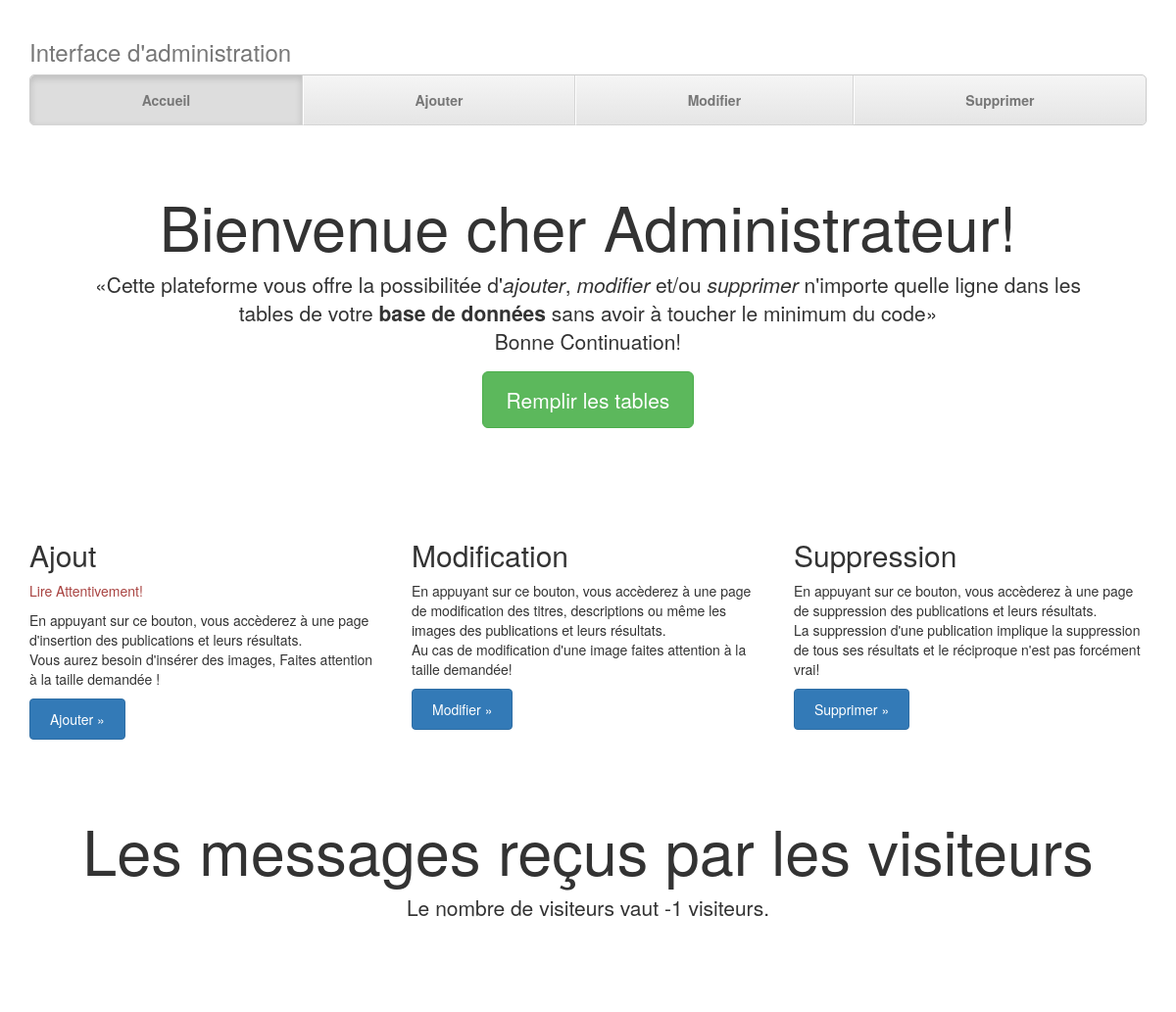
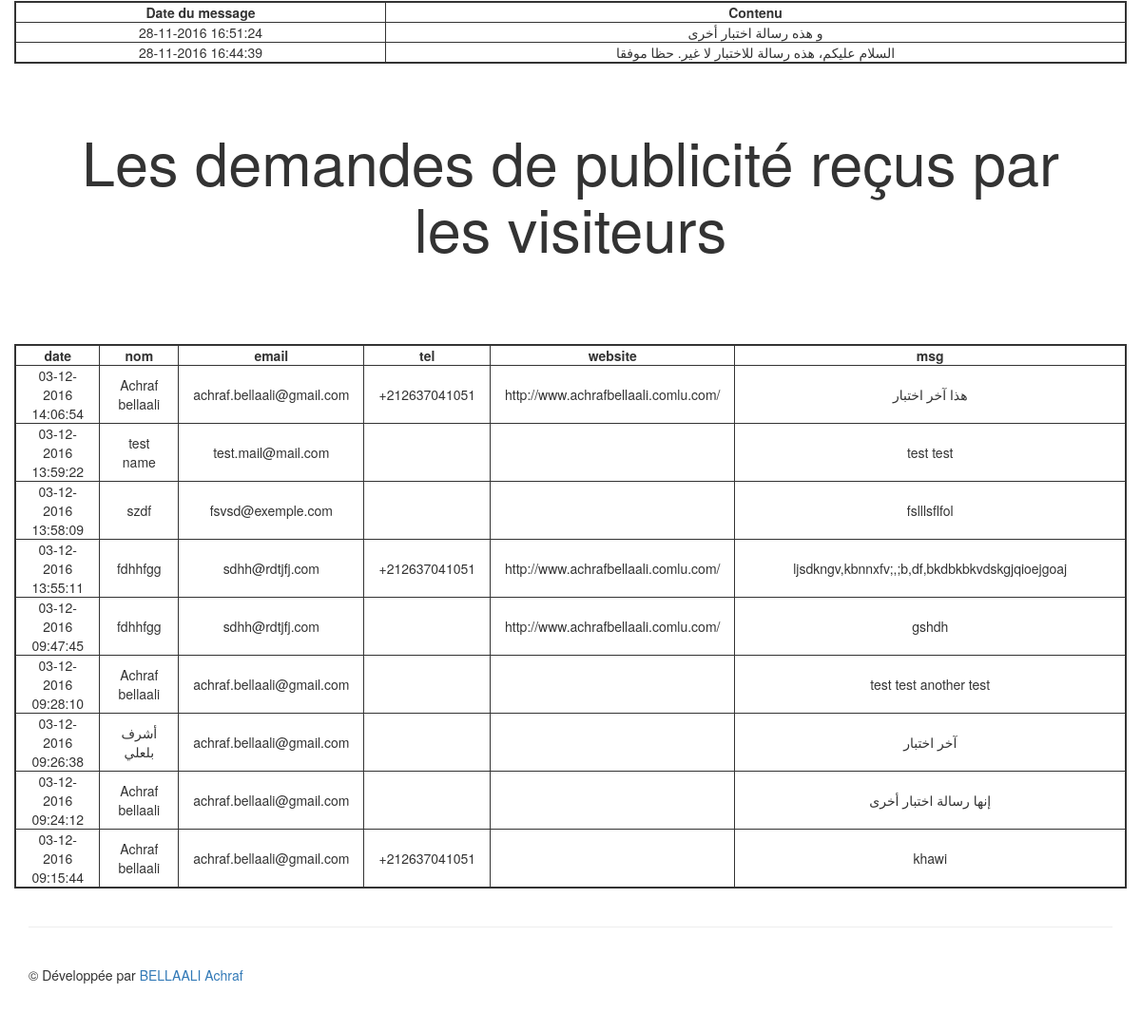
Page /ADMIN/index.php on the committed database (2 pictures, top to bottom).
### tables this page shows
CREATE TABLE `message` (
  `id_message` int(11) NOT NULL,
  `contenu_message` text NOT NULL,
  `date_message` datetime NOT NULL
);

CREATE TABLE `publicitaire` (
  `id_publicitaire` int(11) NOT NULL,
  `nom_publicitaire` text NOT NULL,
  `email_publicitaire` text NOT NULL,
  `tel_publicitaire` text NOT NULL,
  `website_publicitaire` text NOT NULL,
  `msg_publicitaire` text NOT NULL,
  `date_publicitaire` datetime NOT NULL
);

### CONTROLEUR/lecture_donnees.php (the view)
<?php
function bye_XSS($value)
{
    echo nl2br(htmlspecialchars($value));
}
?>

### ADMIN/index.php (shortened to what this page needs)
<?php include "../CONTROLEUR/database_connexion.php"; ?>
<?php include "../CONTROLEUR/lecture_donnees.php"; ?>
<?php
$requete = 'SELECT id_message, contenu_message, DATE_FORMAT(date_message, \'%d-%m-%Y %H:%i:%s\') AS date_message_fr FROM message ORDER BY id_message DESC';
$reponse = $db->query($requete);
?>
<!DOCTYPE html>
<html lang="fr">
<head>
    <link rel="stylesheet" type="text/css" href="../css/admin_style.css">
    <link href="../css/bootstrap.css" rel="stylesheet">
    <link href="../css/ie10-viewport-bug-workaround.css" rel="stylesheet">
    <link href="../css/justified-nav.css" rel="stylesheet">
</head>
<body>
<div class="container">
    <div class="masthead">
        <h3 class="text-muted">Interface d'administration</h3>
        <nav>
            <ul class="nav nav-justified">
                <li class="active"><a href="index.php">Accueil</a></li>
                <li><a href="ajouter.php">Ajouter</a></li>
                <li><a href="modifier.php">Modifier</a></li>
                <li><a href="supprimer.php">Supprimer</a></li>
            </ul>
        </nav>
    </div>
    <div class="jumbotron">
        <h1>Bienvenue cher Administrateur!</h1>
        <p class="lead">&laquo;Cette plateforme vous offre la possibilitée d'<em>ajouter</em>, <em>modifier</em> et/ou
            <em>supprimer</em> n'importe quelle ligne dans les tables de votre <strong>base de données</strong> sans
            avoir à toucher le minimum du code&raquo;<br/>Bonne Continuation!</p>
        <p><a class="btn btn-lg btn-success" href="ajouter.php" role="button">Remplir les tables</a></p>
    </div>
    <div class="row">
        <div class="col-lg-4">
            <h2>Ajout</h2>
            <p class="text-danger">Lire Attentivement!</p>
            <p>En appuyant sur ce bouton, vous accèderez à une page d'insertion des publications et leurs
                résultats.<br/>Vous aurez besoin d'insérer des images, Faites attention à la taille demandée !</p>
            <p><a class="btn btn-primary" href="ajouter.php" role="button">Ajouter &raquo;</a></p>
        </div>
        <div class="col-lg-4">
            <h2>Modification</h2>
            <p>En appuyant sur ce bouton, vous accèderez à une page de modification des titres, descriptions ou même les
                images des publications et leurs résultats.<br/>Au cas de modification d'une image faites attention à la
                taille demandée!</p>
            <p><a class="btn btn-primary" href="modifier.php" role="button">Modifier &raquo;</a></p>
        </div>
        <div class="col-lg-4">
            <h2>Suppression</h2>
            <p>En appuyant sur ce bouton, vous accèderez à une page de suppression des publications et leurs
                résultats.<br/>La suppression d'une publication implique la suppression de tous ses résultats et le
                réciproque n'est pas forcément vrai!</p>
            <p><a class="btn btn-primary" href="supprimer.php" role="button">Supprimer &raquo;</a></p>
        </div>
    </div>
    <div class="row">
        <div class="jumbotron">
            <h1>Les messages reçus par les visiteurs</h1>
            <p class="lead">Le nombre de visiteurs vaut <?php
                $monfichier = fopen('../CONTROLEUR/compteur.cpt', 'r+');
                $ligne = fgets($monfichier);
                echo($ligne - 1);
                ?> visiteurs.</p>
        </div>
    </div>
    <table id="divmsg" class="row">
        <tr class="row">
            <th class="col-lg-offset-2 col-lg-3 col-xs-2" style="text-align:center;">Date du message</th>
            <th class="col-lg-5 col-xs-10" style="text-align:center;">Contenu</th>
        </tr>
        <?php
        while ($donnees = $reponse->fetch()) {
            ?>
            <tr class="row">
                <td class="col-lg-4 col-xs-2"><?php bye_XSS($donnees['date_message_fr']); ?></td>
                <td class="col-lg-8 col-xs-10"><?php bye_XSS($donnees['contenu_message']); ?></td>
            </tr>
            <?php
        }
        ?>
    </table>
    <div class="row">
        <div class="jumbotron">
            <h1>Les demandes de publicité reçus par les visiteurs</h1>
        </div>
    </div>
    <table class="row">
        <tr class="row">
            <th class="col-xs-1" style="text-align:center;">date</th>
            <th class="col-xs-1" style="text-align:center;">nom</th>
            <th class="col-xs-1" style="text-align:center;">email</th>
            <th class="col-xs-1" style="text-align:center;">tel</th>
            <th class="col-xs-1" style="text-align:center;">website</th>
            <th class="col-xs-7" style="text-align:center;">msg</th>
        </tr>
        <?php $requete = 'SELECT id_publicitaire, DATE_FORMAT(date_publicitaire, \'%d-%m-%Y %H:%i:%s\') AS date_publicitaire, nom_publicitaire, email_publicitaire, tel_publicitaire, website_publicitaire, msg_publicitaire  FROM publicitaire ORDER BY id_publicitaire DESC';
        $reponse = $db->query($requete);
        while ($data = $reponse->fetch()) {
            ?>
            <tr class="row">
                <td class="col-xs-1"><?php bye_XSS($data['date_publicitaire']); ?></td>
                <td class="col-xs-1"><?php bye_XSS($data['nom_publicitaire']); ?></td>
                <td class="col-xs-1"><?php bye_XSS($data['email_publicitaire']); ?></td>
                <td class="col-xs-1"><?php bye_XSS($data['tel_publicitaire']); ?></td>
                <td class="col-xs-1"><?php bye_XSS($data['website_publicitaire']); ?></td>
                <td class="col-xs-7"><?php bye_XSS($data['msg_publicitaire']); ?></td>
            </tr>
            <?php
        }
        ?>
    </table>
    <footer class="footer">
        <p>&copy; Développée par <a href="http://www.achrafbellaali.comlu.com" title="Développée par BELLAALI Achraf"
                                    target="_blank">BELLAALI Achraf</a></p>
    </footer>
</div>
</body>
</html>

### css/admin_style.css (style rules this page uses)
table, th, td, tr { border: solid 1px; text-align: center; }

### css/justified-nav.css (style rules this page uses)
body { padding-top: 20px; }
.footer { padding-top: 40px; padding-bottom: 40px; margin-top: 40px; border-top: 1px solid #eee; }
.jumbotron { text-align: center; background-color: transparent; }
.jumbotron .btn { padding: 14px 24px; font-size: 21px; }
.nav-justified { background-color: #eee; border: 1px solid #ccc; border-radius: 5px; }
.nav-justified > li > a { padding-top: 15px; padding-bottom: 15px; margin-bottom: 0; font-weight: bold; color: #777; text-align: center; background-color: #e5e5e5; background-image: -webkit-gradient(linear, left top, left bottom, from(#f5f5f5), to(#e5e5e5)); background-image: -webkit-linear-gradient(top, #f5f5f5 0%, #e5e5e5 100%); background-image: -o-linear-gradient(top, #f5f5f5 0%, #e5e5e5 100%); background-image: linear-gradient(to bottom, #f5f5f5 0%, #e5e5e5 100%); filter: progid:DXImageTransform.Microsoft.gradient(startColorstr='#f5f5f5', endColorstr='#e5e5e5', GradientType=0); background-repeat: repeat-x; border-bottom: 1px solid #d5d5d5; }
.nav-justified > .active > a, .nav-justified > .active > a:hover, .nav-justified > .active > a:focus { background-color: #ddd; background-image: none; -webkit-box-shadow: inset 0 3px 7px rgba(0, 0, 0, .15); box-shadow: inset 0 3px 7px rgba(0, 0, 0, .15); }
.nav-justified > li:first-child > a { border-radius: 5px 5px 0 0; }
.nav-justified > li:last-child > a { border-bottom: 0; border-radius: 0 0 5px 5px; }
@media (min-width: 768px) { .nav-justified { max-height: 52px; } }
@media (min-width: 768px) { .nav-justified > li > a { border-right: 1px solid #d5d5d5; border-left: 1px solid #fff; } }
@media (min-width: 768px) { .nav-justified > li:first-child > a { border-left: 0; border-radius: 5px 0 0 5px; } }
@media (min-width: 768px) { .nav-justified > li:last-child > a { border-right: 0; border-radius: 0 5px 5px 0; } }
@media screen and (min-width: 768px) { .masthead, .marketing, .footer { padding-right: 0; padding-left: 0; } }

### rows in the picture
message: value "28-11-2016 16:51:24 و هذه رسالة اختبار أخرى"
message: value "28-11-2016 16:44:39 السلام عليكم، هذه رسالة للاختبار لا غير. حظا موفقا"
publicitaire: value "03-12-2016 14:06:54 Achraf bellaali achraf.bellaali@gmail.com +212637041051 http://www.achrafbellaali.comlu.com/ هذا آخر اختبار"
publicitaire: value "03-12-2016 13:59:22 test name test.mail@mail.com test test"
publicitaire: value "03-12-2016 13:58:09 szdf fsvsd@exemple.com fslllsflfol"
publicitaire: value "03-12-2016 13:55:11 fdhhfgg sdhh@rdtjfj.com +212637041051 http://www.achrafbellaali.comlu.com/ ljsdkngv,kbnnxfv;,;b,df,bkdbkbkvdskgjqioejgoaj"
publicitaire: value "03-12-2016 09:47:45 fdhhfgg sdhh@rdtjfj.com http://www.achrafbellaali.comlu.com/ gshdh"
publicitaire: value "03-12-2016 09:28:10 Achraf bellaali achraf.bellaali@gmail.com test test another test"
publicitaire: value "03-12-2016 09:26:38 أشرف بلعلي achraf.bellaali@gmail.com آخر اختبار"
publicitaire: value "03-12-2016 09:24:12 Achraf bellaali achraf.bellaali@gmail.com إنها رسالة اختبار أخرى"
publicitaire: value "03-12-2016 09:15:44 Achraf bellaali achraf.bellaali@gmail.com +212637041051 khawi"

### other values in the picture
$ligne - 1 "-1"
